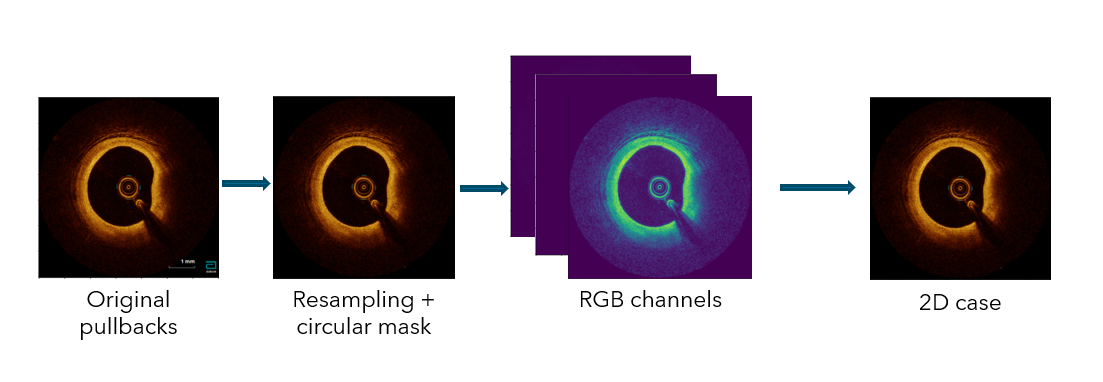
#> input picture assets/2d_dataset_conversion.png, 1103 x 382 px; its folder holds only this picture in this run
$ python -i process_img.py   (imports and definitions only)
#> lines starting #> are read from the running program, lines starting #| are printed output that depends on the picture; after the words box and inside, x2 and y2 are one past the last pixel; in counts of white or black regions, pixels touching at a corner belong together
import SimpleITK
import SimpleITK._SimpleITK as _sitk
from pathlib import Path
import logging
import torchvision.transforms.functional as TF
import os
import numpy as np
import scipy.ndimage as sim
from PIL import Image, ImageDraw, ImageFont
from matplotlib.colors import LinearSegmentedColormap
import astropy.convolution as acon
import matplotlib.pyplot as plt

logger = logging.getLogger("process_img")


# [230 lines left out: functions pre_process_image, post_process_image, is_result_for_image_present, create_circular_mask, not called in this run]


def create_annotations(image, conv_fact=1, im_insize=704, bin_size=2):
    # Define segmentations
    vessel_bg = image == 0
    vessel_center = image == 1
    vessel_tube = image == 2
    vessel_lipid = image == 4
    vessel_wall = image == 3
    vessel_cal = image == 5

    # Pixel IDs segmentations
    bg_pixels = np.argwhere(vessel_bg)
    wall_pixels = np.argwhere(vessel_wall)
    lipid_pixels = np.argwhere(vessel_lipid)
    tube_pixels = np.argwhere(vessel_tube)
    cal_pixels = np.argwhere(vessel_cal)

    if lipid_pixels.size == 0 and cal_pixels.size == 0:
        return np.zeros((im_insize, im_insize), np.uint8), np.zeros(360 // bin_size)

    else:

        # Center of mass of vessel center
        vessel_com = sim.center_of_mass(vessel_center)

        # Determine distance and angle of pixels relative to COM
        dist_bg = np.zeros((bg_pixels.shape[0], 1))
        dist_wall = np.zeros((wall_pixels.shape[0], 2))
        dist_lipid = np.zeros((lipid_pixels.shape[0], 1))
        dist_tube = np.zeros((tube_pixels.shape[0], 1))
        dist_cal = np.zeros((cal_pixels.shape[0], 2))

        # for n in range(bg_pixels.shape[0]):
        # dist_bg[n, 0] = np.sqrt((bg_pixels[n, 0]-vessel_com[0])**2+(bg_pixels[n, 1]-vessel_com[1])**2)
        #    dist_bg[n, 0] = np.degrees(np.arctan2((bg_pixels[n, 0]-vessel_com[0]), (bg_pixels[n, 1]-vessel_com[1])))

        for n in range(wall_pixels.shape[0]):
            dist_wall[n, 0] = np.sqrt(
                (wall_pixels[n, 0] - vessel_com[0]) ** 2 + (wall_pixels[n, 1] - vessel_com[1]) ** 2)
            dist_wall[n, 1] = np.degrees(
                np.arctan2((wall_pixels[n, 0] - vessel_com[0]), (wall_pixels[n, 1] - vessel_com[1])))

        for n in range(lipid_pixels.shape[0]):
            # dist_lipid[n, 0] = np.sqrt((lipid_pixels[n, 0]-vessel_com[0])**2+(lipid_pixels[n, 1]-vessel_com[1])**2)
            dist_lipid[n, 0] = np.degrees(
                np.arctan2((lipid_pixels[n, 0] - vessel_com[0]), (lipid_pixels[n, 1] - vessel_com[1])))

        for n in range(tube_pixels.shape[0]):
            # dist_tube[n, 0] = np.sqrt((tube_pixels[n, 0]-vessel_com[0])**2+(tube_pixels[n, 1]-vessel_com[1])**2)
            dist_tube[n, 0] = np.degrees(
                np.arctan2((tube_pixels[n, 0] - vessel_com[0]), (tube_pixels[n, 1] - vessel_com[1])))

        for n in range(cal_pixels.shape[0]):
            dist_cal[n, 0] = np.sqrt((cal_pixels[n, 0] - vessel_com[0]) ** 2 + (cal_pixels[n, 1] - vessel_com[1]) ** 2)
            dist_cal[n, 1] = np.degrees(
                np.arctan2((cal_pixels[n, 0] - vessel_com[0]), (cal_pixels[n, 1] - vessel_com[1])))

        # Bin pixels in 360 degree bins
        #hist_count_wall, bins_wall = np.histogram(dist_wall[:, 1], 360 // bin_size, (-180, 180))
        hist_count_lipid, bins = np.histogram(dist_lipid[:, 0], 360 // bin_size, (-180, 180))
        hist_count_tube, bins_tube = np.histogram(dist_tube[:, 0], 360 // bin_size, (-180, 180))
        # hist_count_bg, bins_bg = np.histogram(dist_bg[:, 0], 360//bin_size, (-180, 180))
        hist_count_cal, bins_cal = np.histogram(dist_cal[:, 1], 360 // bin_size, (-180, 180))
        #        hist_count_wall_tube = hist_count_wall+hist_count_tube

        lipid_ids = np.where(hist_count_lipid > 10)[0]
        if lipid_ids.size == 0:
            return np.zeros((im_insize, im_insize), np.uint8), np.zeros(360 // bin_size)

            # Get contours of wall
        new_image = np.copy(image).astype('int16')
        new_image[new_image == 2] = 10
        new_image[new_image == 4] = 0
        new_image[new_image == 5] = 3
        new_image[new_image == 6] = 0
        new_image[new_image == 7] = 1
        new_image[new_image == 8] = 10
        new_image[new_image == 9] = 10
        new_image[new_image == 10] = 10
        new_image[new_image == 11] = 10
        new_image[new_image == 12] = 10

        edges1 = np.abs(np.diff(new_image, axis=0))
        edges2 = np.abs(np.diff(new_image, axis=1))

        contours = np.zeros((704, 704))
        contours2 = np.zeros((704, 704))

        contours[:703, :704] = edges1 == 3
        contours2[:704, :703] = edges2 == 3

        contours[contours == 0] = contours2[contours == 0]

        contours3 = np.zeros((704, 704))
        contours4 = np.zeros((704, 704))

        contours3[:703, :704] = edges1 == 2
        contours4[:704, :703] = edges2 == 2
        contours3[contours3 == 0] = contours4[contours3 == 0]

        id1 = np.argwhere(contours == 1)
        id2 = np.argwhere(contours3 == 1)

        # Determine angle lipid
        wcontour_pixels = np.argwhere(contours)
        dist_wcontour = np.zeros((wcontour_pixels.shape[0], 1))

        for n in range(wcontour_pixels.shape[0]):
            dist_wcontour[n, 0] = np.degrees(
                np.arctan2((wcontour_pixels[n, 0] - vessel_com[0]), (wcontour_pixels[n, 1] - vessel_com[1])))
        hist_count_wcontour, bins_wcontour = np.histogram(dist_wcontour[:, 0], 360 // bin_size, (-180, 180))

        tube_ids = np.where(hist_count_tube > 0)[0]
        wall_nids = np.where(hist_count_wcontour == 0)[0]

        # Add tube ids if lipid overlaps tube at both sides
        overlap_lipid_tube = np.isin(lipid_ids, np.concatenate((wall_nids - 3, wall_nids + 3)))
        print(lipid_ids)
        print(np.concatenate((wall_nids - 3, wall_nids + 3)))
        if np.sum(overlap_lipid_tube) > 1:
            print(wall_nids)
            overlap_lipid_ids = lipid_ids[overlap_lipid_tube]
            print(overlap_lipid_ids)
            overlap_lipid_tube_diff = np.diff(overlap_lipid_ids)
            max_diff_id = np.argmax(overlap_lipid_tube_diff)
            if overlap_lipid_tube_diff[max_diff_id] > 1:
                # [10 lines of commented-out code are left out]
                added_ids = np.unique(np.concatenate((wall_nids - 3, wall_nids, wall_nids + 3)))
                added_ids = added_ids[(added_ids > -1) & (added_ids < 180)]
                print(added_ids)
                lipid_ids = np.unique(np.concatenate((lipid_ids, added_ids)))

        lipid_angle_deg = len(lipid_ids) / (len(bins) - 1) * 360

        # Detect edges of lipid
        lipid_bool = np.zeros(len(bins) - 1)
        lipid_bool[lipid_ids] = 1

        if np.sum(lipid_bool < 1) == 0 or np.sum(lipid_bool < 1) == lipid_bool.shape[0]:
            lipid_edges = np.array([])
        else:
            lipid_edges = np.where(np.abs(np.diff(lipid_bool)) > 0)[0]

            if np.abs(lipid_bool[0] - lipid_bool[-1]) > 0:
                lipid_edges = np.concatenate((lipid_edges, np.array([-1])))

            if lipid_bool[lipid_edges[0]] > 0:
                lipid_edges = np.roll(lipid_edges, 1)

            lipid_edges = lipid_edges + 1

        lipid_edge1 = np.zeros((lipid_edges.size // 2, 2))
        lipid_edge2 = np.zeros((lipid_edges.size // 2, 2))
        lipid_angles = np.zeros((lipid_edges.size // 2, 2))

        # Calculate lipid edge coordinates
        for n in range(lipid_edges.size // 2):
            # lipid_angle_ids = lipid_ids[[lipid_edges[n],lipid_edges[n]+1]]
            lipid_angle_ids = [lipid_edges[2 * n], lipid_edges[2 * n + 1]]
            lipid_angles[n] = bins[lipid_angle_ids] + bin_size / 2

            lipid_edge1[n, 0] = vessel_com[1] + (image.shape[0] * 0.4 * np.cos(np.radians(lipid_angles[n, 0])))
            lipid_edge1[n, 1] = vessel_com[0] + (image.shape[0] * 0.4 * np.sin(np.radians(lipid_angles[n, 0])))

            lipid_edge2[n, 0] = vessel_com[1] + (image.shape[0] * 0.4 * np.cos(np.radians(lipid_angles[n, 1])))
            lipid_edge2[n, 1] = vessel_com[0] + (image.shape[0] * 0.4 * np.sin(np.radians(lipid_angles[n, 1])))

        if cal_pixels.size > 0:
            cal_ids = np.where(hist_count_cal > 0)[0]
            # lipid_ids = np.unique(np.concatenate((lipid_ids,cal_ids),0))

        lipid_bins = bins[lipid_ids]
        # [23 lines of commented-out code are left out]

        angle_edge1 = np.zeros((id1.shape[0], 1))
        angle_edge2 = np.zeros((id2.shape[0], 1))

        for n in range(id1.shape[0]):
            angle_edge1[n, 0] = np.degrees(np.arctan2((id1[n, 0] - vessel_com[0]), (id1[n, 1] - vessel_com[1])))
        for n in range(id2.shape[0]):
            angle_edge2[n, 0] = np.degrees(np.arctan2((id2[n, 0] - vessel_com[0]), (id2[n, 1] - vessel_com[1])))

        angle_bin1 = np.digitize(angle_edge1[:, 0], bins)
        angle_bin2 = np.digitize(angle_edge2[:, 0], bins)
        thin_id1 = np.isin(bins[angle_bin1 - 1], lipid_bins)
        thin_id2 = np.isin(bins[angle_bin2 - 1], lipid_bins)

        id1_lipid = id1[thin_id1]
        id2_lipid = id2[thin_id2]
        if id1_lipid.size == 0 or id2_lipid.size == 0:
            # [4 lines of commented-out code are left out]
            return np.zeros((im_insize, im_insize), np.uint8), np.zeros(360 // bin_size)

        id1_min = np.zeros(id1_lipid.shape[0])
        id1_argmin = np.zeros(id1_lipid.shape[0]).astype('int16')
        for n in range(id1_lipid.shape[0]):
            C = []
            for nn in range(id2_lipid.shape[0]):
                C.append((id1_lipid[n, 0] - id2_lipid[nn, 0]) ** 2 + (id1_lipid[n, 1] - id2_lipid[nn, 1]) ** 2)
            id1_argmin[n] = np.argmin(C)
            id1_min[n] = C[id1_argmin[n]]

        contours3[contours3 == 0] = contours[contours3 == 0]

        id1m = np.argmin(id1_min)
        id2m = id1_argmin[id1m]

        # id1m,id2m = np.divmod(id_min,id2_lipid.shape[0])
        id1_min = np.sqrt(id1_min) * 1000 / conv_fact
        thickness = id1_min[id1m]

        thin_x = id1_lipid[id1m, 1]
        thin_y = id1_lipid[id1m, 0]
        thin_x2 = id2_lipid[id2m, 1]
        thin_y2 = id2_lipid[id2m, 0]

        # thickness per lipid/calcium bin
        thickness_bin = np.zeros(bins.shape[0] - 1)
        for n in range(thickness_bin.shape[0] - 1):
            try:
                thickness_bin[n] = np.min(id1_min[angle_bin1[thin_id1] == (n + 1)])
            except (ValueError, TypeError):
                if hist_count_tube[n] > 0:
                    thickness_bin[n] = -1

        # Pil manipulations
        overlay = np.zeros((image.shape[0], image.shape[1]), np.uint8)
        pil_image = Image.fromarray(overlay)

        contour_image = Image.fromarray(contours.astype('uint8') * 16).convert('L')
        pil_image.paste(contour_image)

        img1 = ImageDraw.Draw(pil_image)
        img1.line([(thin_x, thin_y), (thin_x2, thin_y2)], fill=13, width=3)
        dotsize = 3
        img1.ellipse([(thin_x - dotsize, thin_y - dotsize), (thin_x + dotsize, thin_y + dotsize)], fill=13, width=0)
        img1.ellipse([(thin_x2 - dotsize, thin_y2 - dotsize), (thin_x2 + dotsize, thin_y2 + dotsize)], fill=13, width=0)

        for n in range(lipid_edges.shape[0] // 2):
            img1.line([(vessel_com[1], vessel_com[0]), (lipid_edge1[n, 0], lipid_edge1[n, 1])], fill=14, width=3)
            img1.line([(vessel_com[1], vessel_com[0]), (lipid_edge2[n, 0], lipid_edge2[n, 1])], fill=14, width=3)

            dotsize = 3
            img1.ellipse([(lipid_edge1[n, 0] - dotsize, lipid_edge1[n, 1] - dotsize),
                          (lipid_edge1[n, 0] + dotsize, lipid_edge1[n, 1] + dotsize)], fill=14, width=0)
            img1.ellipse([(lipid_edge2[n, 0] - dotsize, lipid_edge2[n, 1] - dotsize),
                          (lipid_edge2[n, 0] + dotsize, lipid_edge2[n, 1] + dotsize)], fill=14, width=0)
            img1.arc([(vessel_com[1] - 30, vessel_com[0] - 30), (vessel_com[1] + 30, vessel_com[0] + 30)],
                     start=lipid_angles[n, 0], end=lipid_angles[n, 1], fill=14, width=3)

        # Resize back to original size before adding text
        pil_image = pil_image.resize((im_insize, im_insize), Image.NEAREST)

        img1 = ImageDraw.Draw(pil_image)
        img1.fontmode = "L"
        fnt = ImageFont.truetype("/home/user/fonts/arial-unicode-ms.ttf", 14)
        img1.text((536, 28), 'Wall width: ' + '%.0f' % thickness + 'μm', font=fnt, fill=15)
        img1.text((536, 56), 'Lipid angle: ' + '%.0f' % np.round(lipid_angle_deg) + '°', font=fnt, fill=15)

        output_image = np.array(pil_image)

    return output_image, thickness_bin

>>> import cv2
>>> picture = cv2.imread('../assets/2d_dataset_conversion.png', cv2.IMREAD_GRAYSCALE)
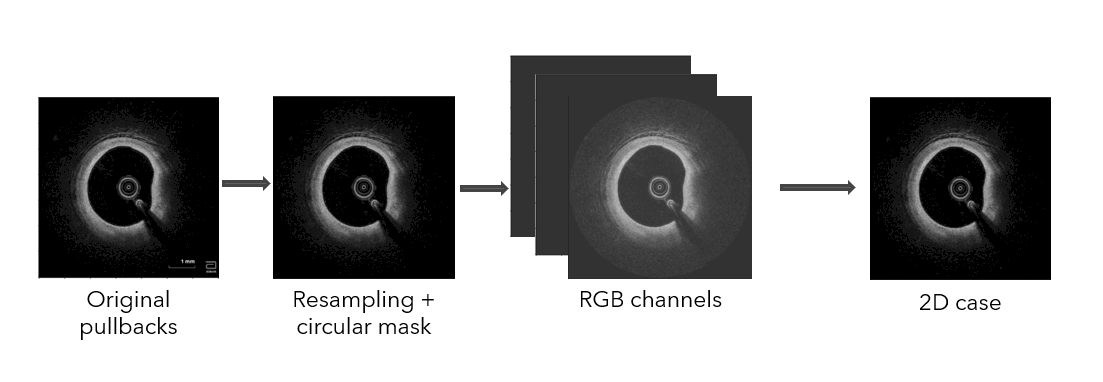
#> picture: shape (382, 1103); min 0, max 255, mean 174.4
>>> result = create_annotations(picture)
#> in create_annotations, `vessel_bg = image == 0`:
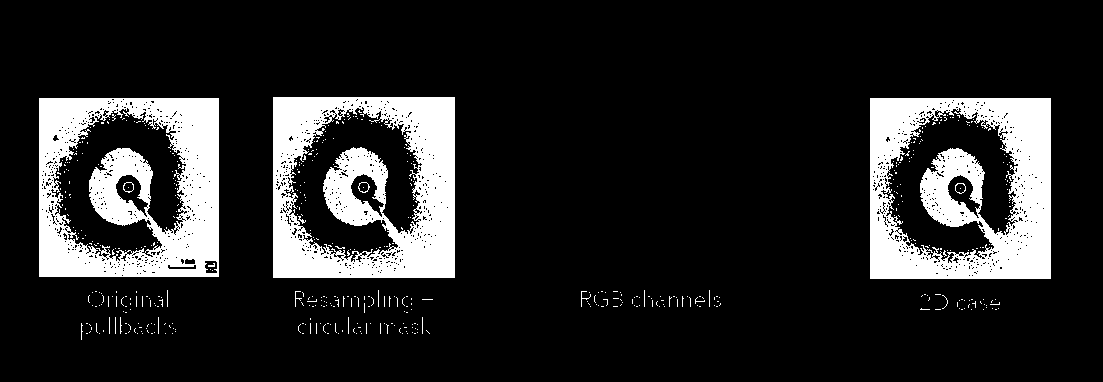
#> vessel_bg: shape (382, 1103) bool; 15.3% white; 518 white regions (509 under 20 px), largest, box (x1, y1, x2, y2) and area: (273, 97, 455, 278) 21185, (870, 98, 1051, 279) 21134, (39, 98, 219, 277) 20476
#> in create_annotations, `vessel_center = image == 1`:
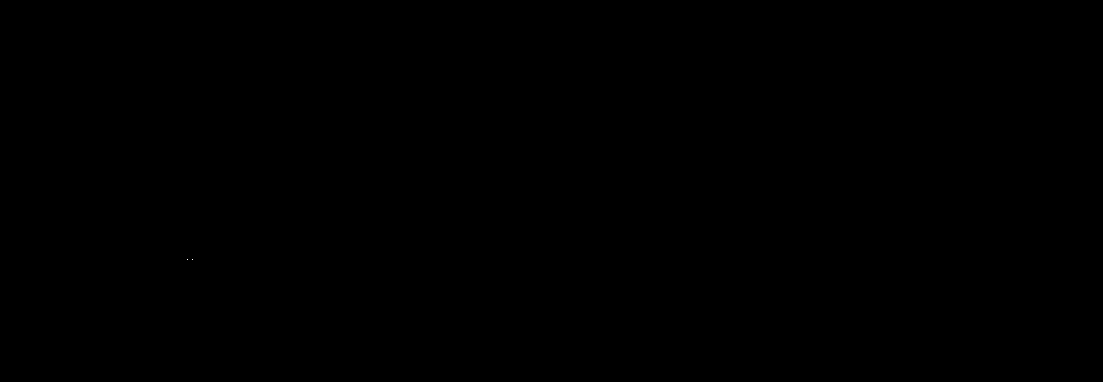
#> vessel_center: shape (382, 1103) bool; 0% white in thin lines or dots, all inside (x1, y1, x2, y2) = (187, 259, 193, 260)
#> in create_annotations, `vessel_tube = image == 2`: vessel_tube: shape (382, 1103) bool; 0% white in thin lines or dots, all inside (x1, y1, x2, y2) = (186, 259, 194, 260)
#> in create_annotations, `vessel_lipid = image == 4`: vessel_lipid: shape (382, 1103) bool; every value is 0
#> in create_annotations, `vessel_wall = image == 3`: vessel_wall: shape (382, 1103) bool; 0% white in thin lines or dots, all inside (x1, y1, x2, y2) = (195, 268, 196, 269)
#> in create_annotations, `bg_pixels = np.argwhere(vessel_bg)`: bg_pixels = 64544 pairs, first value 97 to 339, second value 39 to 1050
#> in create_annotations, `wall_pixels = np.argwhere(vessel_wall)`: wall_pixels = [[268, 195]]
#> in create_annotations, `lipid_pixels = np.argwhere(vessel_lipid)`: lipid_pixels = empty array
#> in create_annotations, `tube_pixels = np.argwhere(vessel_tube)`: tube_pixels = [[259, 186], [259, 193]]
#> in create_annotations, `cal_pixels = np.argwhere(vessel_cal)`: cal_pixels = empty array

$ run again, on assets/3d_dataset_conversion.png
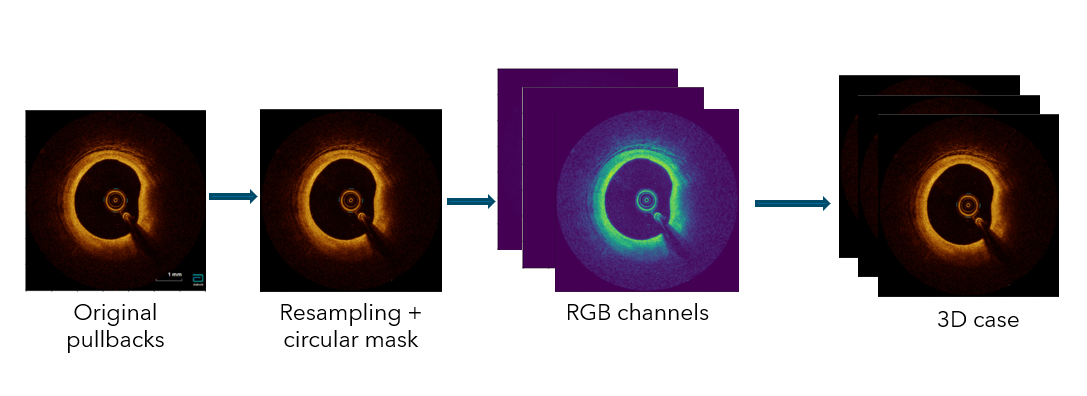
#> input picture assets/3d_dataset_conversion.png, 1087 x 396 px
#> `picture = cv2.imread('../assets/2d_dataset_conversion.png', cv2.IMREAD..`:
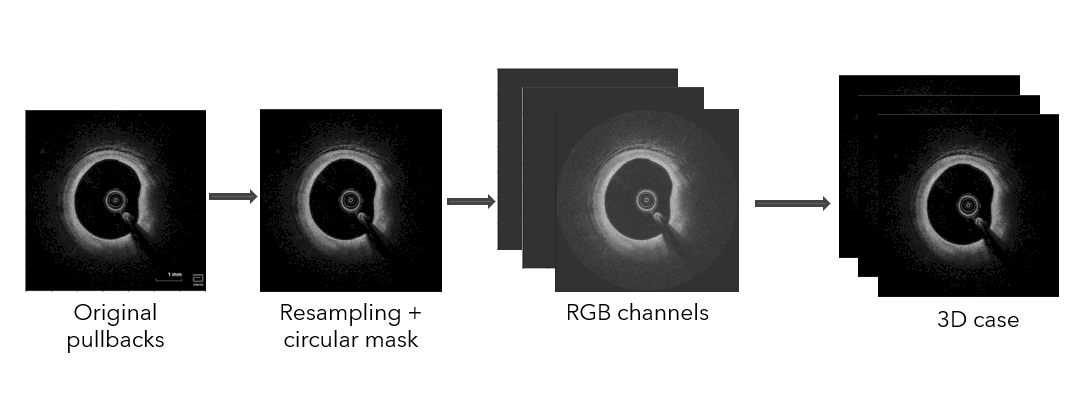
#> picture: shape (396, 1087); min 0, max 255, mean 168.2
#> in create_annotations, `vessel_bg = image == 0`:
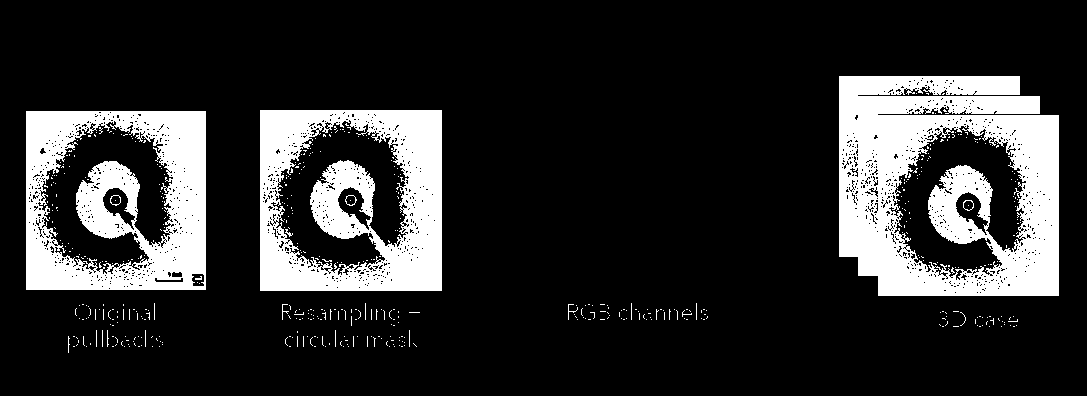
#> vessel_bg: shape (396, 1087) bool; 17.8% white; 528 white regions (519 under 20 px), largest, box (x1, y1, x2, y2) and area: (839, 76, 1059, 296) 33281, (260, 110, 442, 291) 21185, (26, 111, 206, 290) 20476
#> vessel_center: shape (396, 1087) bool; 0% white in thin lines or dots, all inside (x1, y1, x2, y2) = (174, 272, 180, 273)
#> vessel_tube: shape (396, 1087) bool; 0% white in thin lines or dots, all inside (x1, y1, x2, y2) = (173, 272, 181, 273)
#> vessel_lipid: shape (396, 1087) bool; every value is 0
#> vessel_wall: shape (396, 1087) bool; 0% white in thin lines or dots, all inside (x1, y1, x2, y2) = (182, 281, 183, 282)
#> bg_pixels = 76712 pairs, first value 76 to 352, second value 26 to 1058
#> wall_pixels = [[281, 182]]
#> lipid_pixels = empty array
#> tube_pixels = [[272, 173], [272, 180]]
#> cal_pixels = empty array
